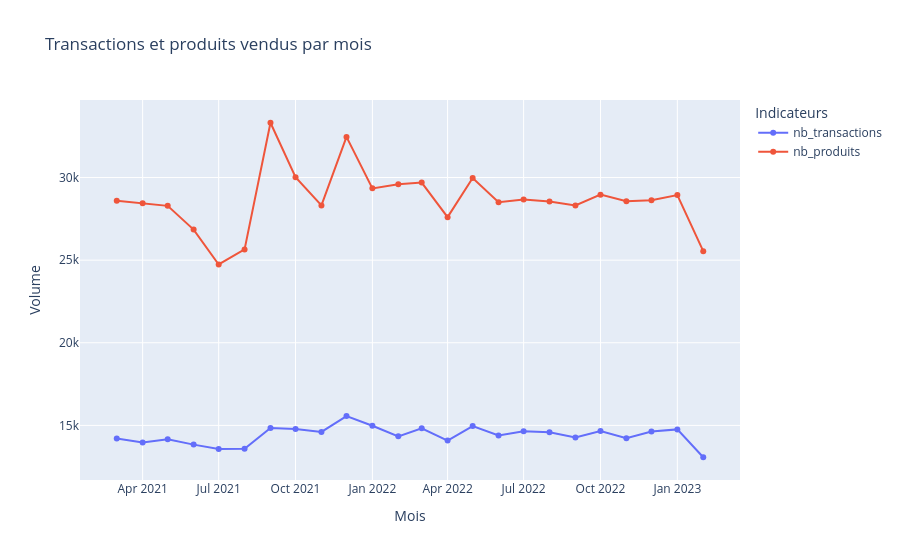

The code cell stored with this chart in its notebook:
### Code cell
fig = px.line(
    kpis_mensuels,
    x='mois',
    y=['nb_transactions', 'nb_produits'],
    title="Transactions et produits vendus par mois",
    labels={
        'mois': 'Mois',
        'value': 'Volume',
        'variable': 'Indicateur'
    },
    markers=True
)
fig.update_layout(legend_title_text='Indicateurs')
fig.show()
